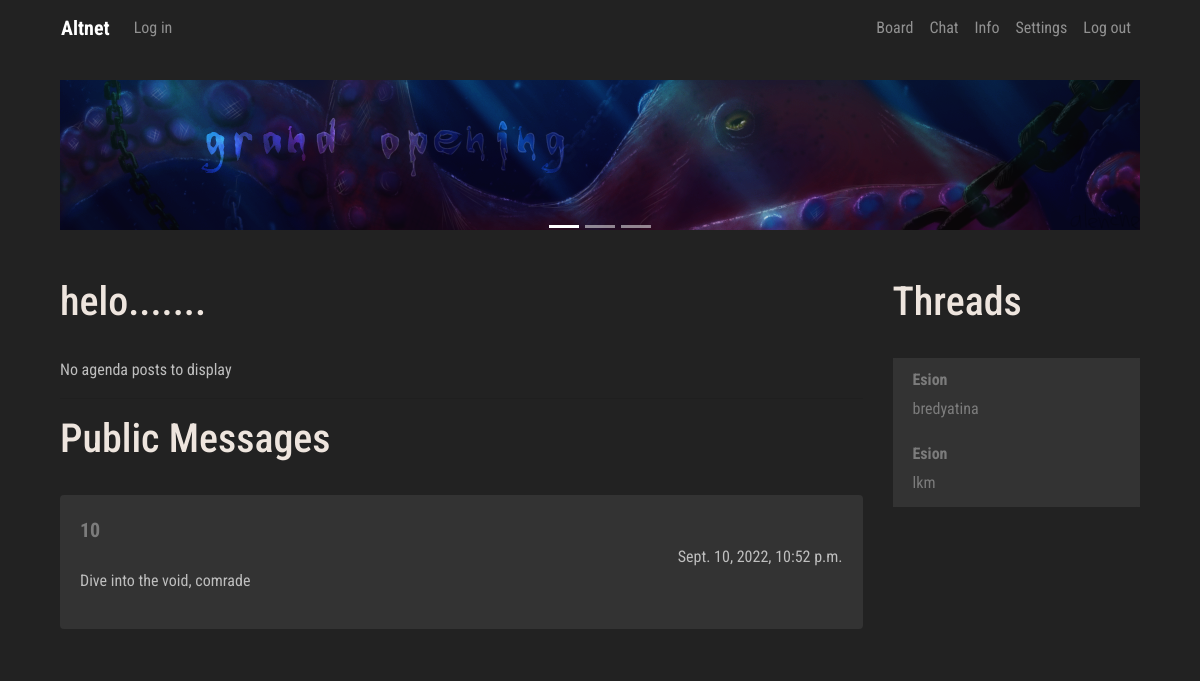
The app's page /manager/me/, older data.
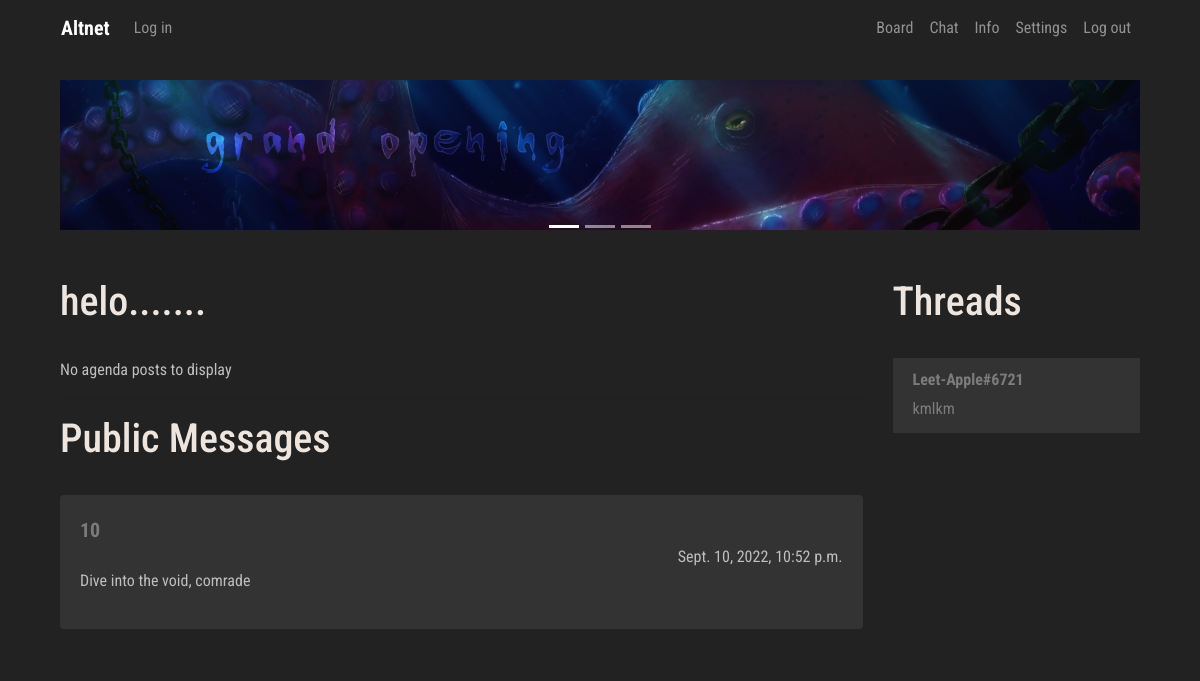
The same page, newer data.
### manager/models.py (models this page shows, shortened)
class UserPublicPost(models.Model):
    post_author = models.CharField('Message Author', max_length=150, null=False, blank=False)
    post_text = models.CharField('Post text', max_length=250)
    post_date = models.DateTimeField('Post date', auto_now=True)
    language_code = models.IntegerField(null=True, blank=True, default=0)

### board/models.py (models this page shows, shortened)
class Thread(models.Model):
    def was_published_recently(self):
        now = timezone.now()
        return now - datetime.timedelta(days=1) <= self.pub_date <= now
    thread_title = models.CharField('Thread title', max_length=100)
    thread_text = models.TextField('Thread text', max_length=10000)
    pub_date = models.DateTimeField('Date published', auto_now=True)
    thread_author = models.CharField('Thread Author', max_length=150, blank=False, null=False)
    was_published_recently.admin_order_field = 'pub_date'
    was_published_recently.boolean = True
    was_published_recently.short_description = 'Published recently?'
    thread_pic = models.ImageField(upload_to=user_thread_directory_path, blank=True, null=True)
    language_code = models.IntegerField(blank=True, null=True, default=0)
    visible = models.BooleanField(blank=False, null=False, default=True)

### manager/views.py (the view)
# urls.py: path('me/', views.meview, name='me'),
def meview(request):
    if request.user.is_authenticated:
        loc_option = Hikka.objects.get(user=request.user.id).language_code
    else:
        loc_option = 0
    latest_threads = Thread.objects.filter(language_code=loc_option).order_by('-pub_date')[:10]
    latest_posts = UserPublicPost.objects.filter(language_code=loc_option).order_by('-post_date')[:10]
    admin_posts = AdminPublicPost.objects.filter(language_code=loc_option).order_by('-post_date')[:10]
    context = {
        'loc': loc_resolver('home'),
        'lang': loc_option,
        'threads': latest_threads,
        'posts': latest_posts,
        'admins': admin_posts
    }
    print(loc_resolver('home'))
    return render(request, 'me.html', context)

### board/templatetags/loc_extra.py (called while the page is built)
@register.filter
def return_item(l, i):
    try:
        return l[i]
    except:
        return None

@register.filter
def random_message(l, i):
    try:
        return Me.greet(i)
    except:
        return None

### scripts/loc/Me.py (called while the page is built)
def greet(language_code):
    if language_code == 0:
        return WELCOME_RANDOM_EN[randint(0, 3)]
    elif language_code == 1:
        return WELCOME_RANDOM_RU[randint(0, 3)]

### scripts/localisation.py (called while the page is built, shortened)
def loc_resolver(specific):
    load = {}
    if specific == 'home':
        load['me'] = loc.Me
        load['UI'] = loc.UI
        load['errors'] = loc.Errors
        load['headers'] = loc.Headers
    elif specific == 'account':
        load['profile'] = loc.Profile
        load['errors'] = loc.Errors
        load['headers'] = loc.Headers
        load['UI'] = loc.UI
    elif specific == 'info':
        load['UI'] = loc.UI
        load['info'] = loc.Info
    return load

### manager/templates/me.html (shortened to what this page needs)
{% extends 'hat.html' %}
{% block content %}
{% load loc_extra %}
            <div class="row col-">
               <div class=" col-lg-9 col- content">
                  <br>
                  <div class="trds">
                     <main class="contentd" role="main">
                        <header>
                           <h1 data-text="{{ loc.me.greet|random_message:lang }}">{{ loc.me.greet|random_message:lang }}
                           </h1>
                        </header>
                     </main>
                  </div>
                  <br>
                  {% if admins %}
                  {% for admin in admins %}
                  <div class="card">
                     <div class="card-body">
                        <h4 class="card-title">
                           <p class="article"> {{ admin.post_title }} </p>
                        </h4>
                        {{ admin.post_text|linebreaks }}
                        <div class="d-flex flex-row-reverse">{{ admin.post_date }}</div>
                     </div>
                  </div>
                  <br />
                  {% endfor %}
                  {% else %}
                  {{ loc.errors.NO_AGENDA_POSTS|return_item:lang }}
                  {% endif %}
                  <br>
                  <hr>
                  <div class="trds">
                     <main class="contentd" role="main">
                        <header>
                           <h1 data-text="{{ loc.headers.PUBLIC_MESSAGES|return_item:lang }}">{{ loc.headers.PUBLIC_MESSAGES|return_item:lang }}
                           </h1>
                        </header>
                     </main>
                  </div>
                  <br>
                  {% if posts %}
                  {% for post in posts %}
                  <div class="card">
                     <div class="card-body">
                              <a class="article" href="{% url 'Board:guest' post.post_author%}"> {{ post.post_author }}</a>
                        <div class="d-flex flex-row-reverse">{{ post.post_date }}</div>
                        {{ post.post_text|linebreaks }}
                     </div>
                  </div>
                  <br />
                  {% endfor %}
                  {% else %}
                  {{ loc.errors.NO_PUBLIC_MESSAGES|return_item:lang }}
                  {% endif %}
               </div>
               <div class=" col-lg-3 col- left-sidebar">
                  <br>
                  <div class="trds">
                     <main class="contentd" role="main">
                        <header>
                           <h1 data-text="{{ loc.headers.THREADS|return_item:lang }}">{{ loc.headers.THREADS|return_item:lang }}
                           </h1>
                        </header>
                     </main>
                  </div>
                  <br>
                  {% if threads %}
                  <ul class="list-group">
                     {% for thread in threads %}
                     <li class="list-group-item">
                        <h6> <a class="userlk" href="{% url 'Board:guest' thread.thread_author %}">
                        {{ thread.thread_author }}</a> </h6>
                        <a href="{% url 'Board:thread' thread.id %}"> {{ thread.thread_text|truncatewords:10 }}  </a>
                     </li>
                     {% endfor %}
                  </ul>
                  {% else %}
                  {{ loc.errors.NO_THREADS|return_item:lang }}
                  {% endif %}
                  <br>
               </div>
            </div>
{% endblock %}

### board/templates/hat.html (shortened to what this page needs)
<!DOCTYPE html>
{% load loc_extra %}
<html lang="en"><head>
	<link rel="stylesheet" href="https://stackpath.bootstrapcdn.com/bootstrap/4.3.1/css/bootstrap.min.css">
     {% load static %}
    <link rel="stylesheet" href=" {% static 'css/master.css' %} " type="text/css">
  </head>
  <body>
<div class="container">
   <nav class="navbar navbar-expand-lg navbar-dark" style="background-color: #222222;">
  <div class="collapse navbar-collapse" id="navbarTogglerDemo01">
    <a class="navbar-brand" href="{% url 'Manager:me' %}"><b>Altnet</b></a>
    <ul class="navbar-nav mr-auto mt-2 mt-lg-0">
    {% if user.is_authenticated %}
         <li class="nav-item">
           <a class="nav-link" href="{% url 'Board:user' %}">{{ user.username }}</a>
      </li>
        {% else %}
        <li class="nav-item">
        <a class="nav-link" href="{% url 'Manager:login' %}">{{ loc.UI.LOG_IN|return_item:lang }}</a>
      </li>
        {% endif %}
    </ul>
     <ul class="navbar-nav  mt-2 mt-lg-0">
      <li class="nav-item">
        <a class="nav-link" href="{% url 'Board:board' %}">{{ loc.UI.BOARD|return_item:lang }}</a>
      </li>
      <li class="nav-item">
        <a class="nav-link" href="{% url 'Chat:chat' %}">{{ loc.UI.CHAT|return_item:lang }}</a>
      </li>
      <li class="nav-item">
        <a class="nav-link" href="{% url 'Paper:info' %}">{{ loc.UI.INFO|return_item:lang }}</a>
      </li>
      <li class="nav-item">
        <a class="nav-link" href="#">{{ loc.UI.SETTINGS|return_item:lang }}</a>
      </li>
      <li class="nav-item">
        <a class="nav-link" href="{% url 'Manager:logout' %}">{{ loc.UI.LOG_OUT|return_item:lang }}</a>
      </li>
    </ul>
  </div>
</nav>
<div class="col-lg-12 head-block"><br>
<div id="carouselExampleControls" class="carousel slide" data-ride="carousel">
     <ol class="carousel-indicators">
    <li data-target="#carouselExampleControls" data-slide-to="0" class="active"></li>
    <li data-target="#carouselExampleControls" data-slide-to="1"></li>
    <li data-target="#carouselExampleControls" data-slide-to="2"></li>
  </ol>
  <div class="carousel-inner">
    <div class="carousel-item active">
      <img class="d-block w-100" src="{% static 'imgs/go.png' %}" alt="Second slide" height="150px">
    </div>
  </div>
<br>
</div>
{% block content %} {% endblock %}
<br>
    </div>
</div>
</body>
</html>

### static/css/master.css (style rules this page uses)
.head-block,.top-menu,.top-material,.left-sidebar,.content { background:#222222; margin-bottom:5px; }
.head-block { height:40px; }
.content { border: none; }
.head-block { height:150px; background:right center no-repeat; }
.card { background: #333333; border: none; }
.list-group, .list-group-item { background: #333333; border: none; }
.userlk { font-weight: bold; }
.article { font-weight: bold; font-size: 20px; }
body { font-family: 'Roboto Condensed', sans-serif; font-size: initial; }
a { color: #7c7c7c; font-size: initial; }
body { background: #222; color: #bfbfbf; }
.contentd header h1 { position:relative;color:#eee5de }
.contentd header h1:after, .contentd header h1:before { position:absolute;top:0;overflow:hidden;clip:rect(0,100vw,0,0);content:attr(data-text);background: #a9a9a9 }
.contentd header h1:before { left:-1vmin;animation:noise 7s infinite steps(3,end) alternate-reverse;color:#71fcff;text-shadow:.4vmin 0 #00f,-.2vmin 1vmin red }
.contentd header h1:after { left:1vmin;animation:noise-alt 5s infinite steps(3,end) alternate-reverse;color:#ff9eed;text-shadow:-2vmin 0 #ff0,.1vmin -1vmin #00f }
.trds { background: #none; }

Row changes from the older to the newer data that the page shows:
removed Thread: thread_author "Esion", thread_text "bredyatina"
removed Thread: thread_author "Esion", thread_text "lkm"
added Thread: thread_author "Leet-Apple#6721", thread_text "kmlkm"
